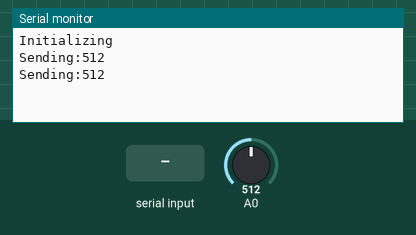
This sketch was run on a simulated Arduino Uno, built with avr-gcc and run on an emulated ATmega328P. On the bench: the last lines printed to the serial monitor. The inputs (shaded band) are chosen by the test bench; at power-on: A0 = 512.

Above: at 3.8 s.
3.9 s: "1\n" received over the second serial link
7.8 s: A0 set to 716
At 9.9 s:
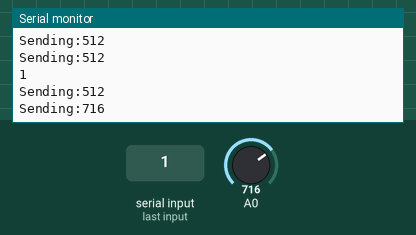
11.7 s: "0\n" received over the second serial link
15.6 s: A0 set to 900
At 18.7 s:
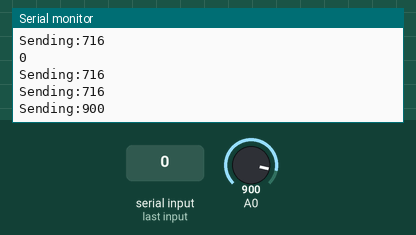
Timing chart, 0 to 20.2 s (numbered marks = the images above; inputs shaded):
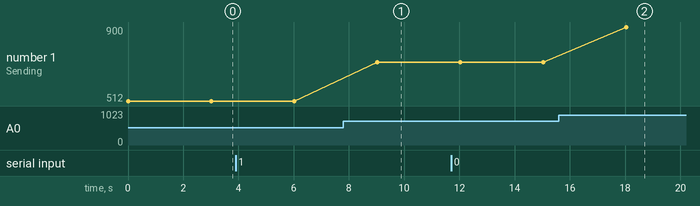

The sketch:

Arduino_01_active.ino
```cpp
#include <SoftwareSerial.h>

#define  BAUNDRATE 9600

const byte RX_PIN = 6;
const byte TX_PIN = 7;
const int MAX_BUFFER = 200;

char buff[MAX_BUFFER];

int val = 0;
SoftwareSerial my_serial(RX_PIN, TX_PIN);

void setup() {
    Serial.begin(BAUNDRATE);
    my_serial.begin(BAUNDRATE);
    Serial.println("Initializing");
}

void loop() {
  int index = 0;
  char c;


/*
 * PARTE 01 -- RECEBENDO DADOS DA SOFTSERIAL
 */

  if (my_serial.available() > 0) {

    for (int i = 0; i < MAX_BUFFER; i++) {
       buff[i] = '\0';
    }

    while (my_serial.available()) {
      c = my_serial.read();


      delay(1);
      if ((c != '\r' && c != '\n') && index < MAX_BUFFER) {
         buff[index++] = c;
      }


    }

    Serial.println(buff);
  }


/*
 *  PARTE 02 -- EXECUTANDO OPERACOES
 */

 val = analogRead(A0);

 /*
  * PARTE 03 -- ENVIANDO DADOS PARA A SOFTWARESERIAL
  */


  my_serial.println(val);
  Serial.print("Sending:");
  Serial.println(val);

  /*
   *  PART04 -- DELAY DE EXECUCAO
   */

  delay(3000);

}
```

Measured:
- after the input at 7.8 s, the serial monitor: prints a new line after 1.2 s (image 1)
- after the input at 15.6 s, the serial monitor: prints a new line after 2.4 s (image 2)
- plotted number 1: 512 → 716 after the input at 7.8 s, 716 → 900 after the input at 15.6 s
